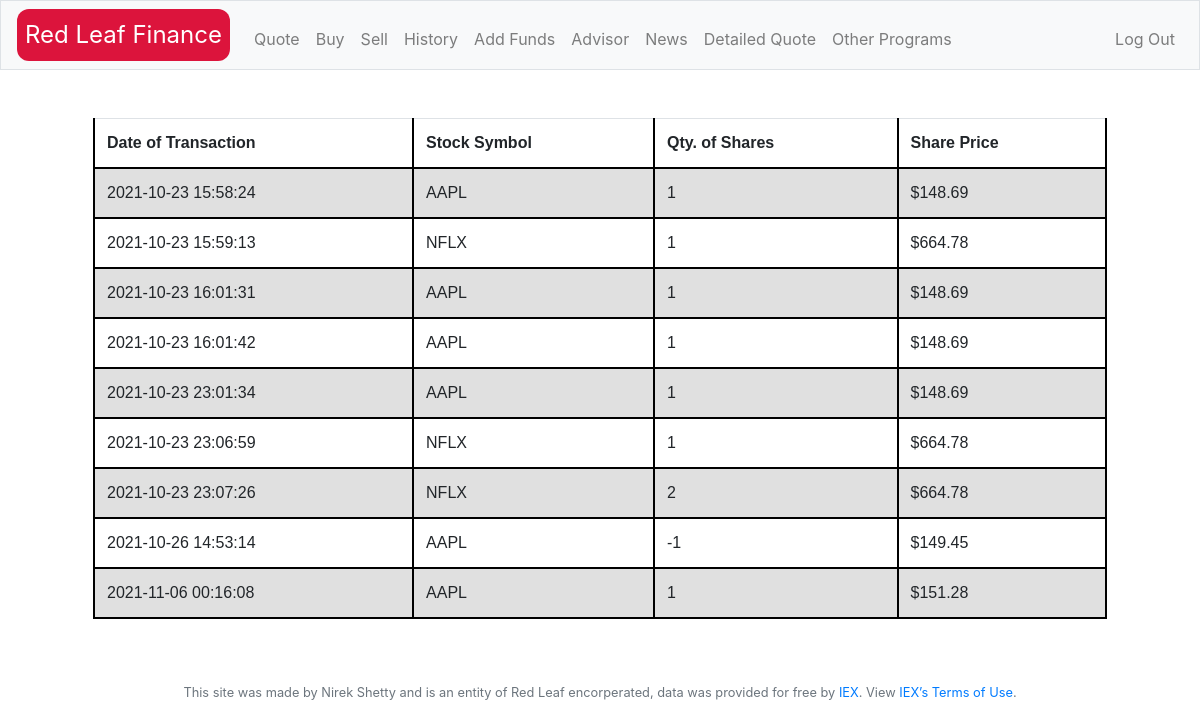
Page /history (signed in) on the committed database.
### tables this page shows
CREATE TABLE transactions ( stock TEXT, quantity INTEGER, price INTEGER, date TEXT,user_id INTEGER, FOREIGN KEY(user_id) REFERENCES users(id));

### application.py (the view)
@app.route("/history")
@login_required
def history():
    if request.method == "POST":
        port = db.execute("SELECT stock, quantity, price, date FROM transactions WHERE user_id=:id", id=session["user_id"])
        if not port:
            return apology("sorry you have no transactions on record")
    else:
        port = db.execute("SELECT stock, quantity, price, date FROM transactions WHERE user_id=:id", id=session["user_id"])
        return render_template("history.html", stocks = port)

### application.py (called while the page is built)
@app.after_request
def after_request(response):
    response.headers["Cache-Control"] = "no-cache, no-store, must-revalidate"
    response.headers["Expires"] = 0
    response.headers["Pragma"] = "no-cache"
    return response

### helpers.py (called while the page is built)
def login_required(f):
    @wraps(f)
    def decorated_function(*args, **kwargs):
        if session.get("user_id") is None:
            return redirect("/login")
        return f(*args, **kwargs)
    return decorated_function

def usd(value):
    return f"${value:,.2f}"

### templates/history.html (shortened to what this page needs)
{% extends "layout.html" %}
{% block main %}
    <div class="container">
        <table class="table">
            <tr>
                <th>Date of Transaction</th>
                <th>Stock Symbol</th>
                <th>Qty. of Shares</th>
                <th>Share Price</th>
            </tr>
            {% set i = 0 %}
            {% for stock in stocks %}
                <tr>
                    <td>{{ stock['date'] }}</td>
                    <td>{{ stock['stock'].upper() }}</td>
                    <td>{{ stock['quantity'] }}</td>
                    <td>{{ stock['price'] | usd }}</td>
                </tr>
            {% endfor %}
        </table>
    </div>
{% endblock %}

### static/styles.css (style rules this page uses)
table { font-family: arial, sans-serif; border-collapse: collapse; width: 100%; }
td, th { border: 2px solid black; text-align: left; padding: 8px; }
tr:nth-child(even) { background-color: #E0E0E0; }

### rows in the picture
transactions: date "2021-10-23 15:58:24", stock "AAPL", quantity "1", price "$148.69"
transactions: date "2021-10-23 15:59:13", stock "NFLX", quantity "1", price "$664.78"
transactions: date "2021-10-23 16:01:31", stock "AAPL", quantity "1", price "$148.69"
transactions: date "2021-10-23 16:01:42", stock "AAPL", quantity "1", price "$148.69"
transactions: date "2021-10-23 23:01:34", stock "AAPL", quantity "1", price "$148.69"
transactions: date "2021-10-23 23:06:59", stock "NFLX", quantity "1", price "$664.78"
transactions: date "2021-10-23 23:07:26", stock "NFLX", quantity "2", price "$664.78"
transactions: date "2021-10-26 14:53:14", stock "AAPL", quantity "-1", price "$149.45"
transactions: date "2021-11-06 00:16:08", stock "AAPL", quantity "1", price "$151.28"
